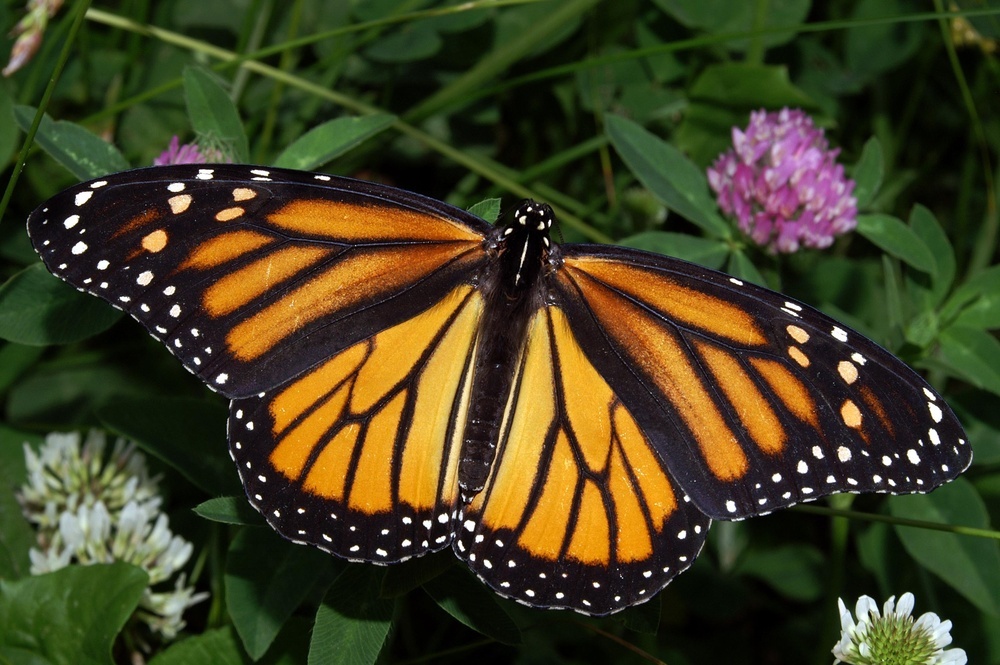
#> input picture K-Means-Clustering/images/monarch.jpg, 1000 x 665 px, shrunk from 3008 x 2000 before the run
$ python K_means_MaskedImages.py
#> lines starting #> are read from the running program, lines starting #| are printed output that depends on the picture
# -*- coding: utf-8 -*-
"""
Created on Fri Dec 28 12:06:05 2018

@author: Rafael Stekolshchik
"""

import numpy as np
import matplotlib.pyplot as plt
import cv2

#%matplotlib inline

# Read in the image
## TODO: Check out the images directory to see other images you can work with
# And select one!
image = cv2.imread('images/monarch.jpg')
#> image is the input picture: shape (665, 1000, 3); mean B, G, R 32.9, 63.4, 66.8

# Change color to RGB (from BGR)
image = cv2.cvtColor(image, cv2.COLOR_BGR2RGB)

plt.imshow(image)

# Reshape image into a 2D array of pixels and 3 color values (RGB)
pixel_vals = image.reshape((-1,3))

# Convert to float type
pixel_vals = np.float32(pixel_vals)

# define stopping criteria
# you can change the number of max iterations for faster convergence!
criteria = (cv2.TERM_CRITERIA_EPS + cv2.TERM_CRITERIA_MAX_ITER, 100, 0.2)

## TODO: Select a value for k
# then perform k-means clustering
k = 6
retval, labels, centers = cv2.kmeans(pixel_vals, k, None, criteria, 10, cv2.KMEANS_RANDOM_CENTERS)
#> retval = 577112240; centers = [[222.7, 220.1, 208.4], [224.4, 153, 39.98], [18.93, 21.52, 11.58], [155.3, 136.2, 137.8], [118, 90.41, 50.97], [49.53, 68.05, 32.42]]

# convert data into 8-bit values
centers = np.uint8(centers)
#> centers = [[222, 220, 208], [224, 152, 39], [18, 21, 11], [155, 136, 137], [117, 90, 50], [49, 68, 32]]
segmented_data = centers[labels.flatten()]

# reshape data into the original image dimensions
segmented_image = segmented_data.reshape((image.shape))
labels_reshape = labels.reshape(image.shape[0], image.shape[1])
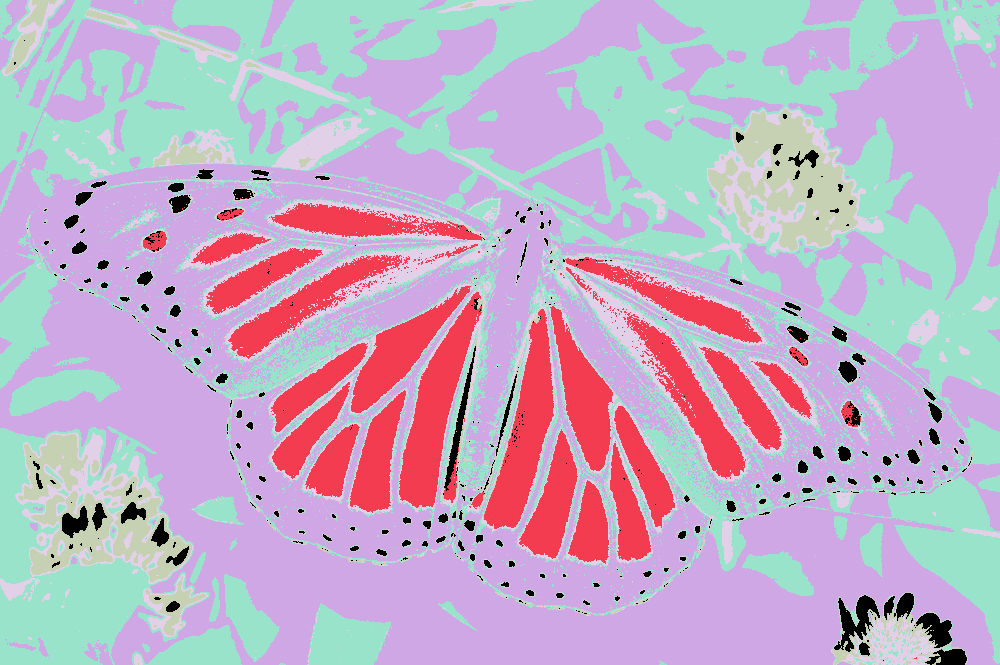
#> labels_reshape: shape (665, 1000) int32; 6 distinct labels, from 0 to 5; one colour per label, 0 black

plt.imshow(segmented_image)

## TODO: Visualize one segment, try to find which is the leaves, background, etc!
plt.imshow(labels_reshape==0, cmap='gray')

# mask an image segment by cluster

f, axes = plt.subplots(3, 3, figsize=(25,15))

masked_image_00 = np.copy(image)
masked_image_00[labels_reshape == 0] = [0, 255, 0]
#> masked_image_00: shape (665, 1000, 3); mean R, G, B 62.4, 64, 28.8
axes[0,0].set_title('Cluster 0 => Green')
axes[0,0].imshow(masked_image_00)

masked_image_01 = np.copy(image)
masked_image_01[labels_reshape == 1] = [0, 255, 0]
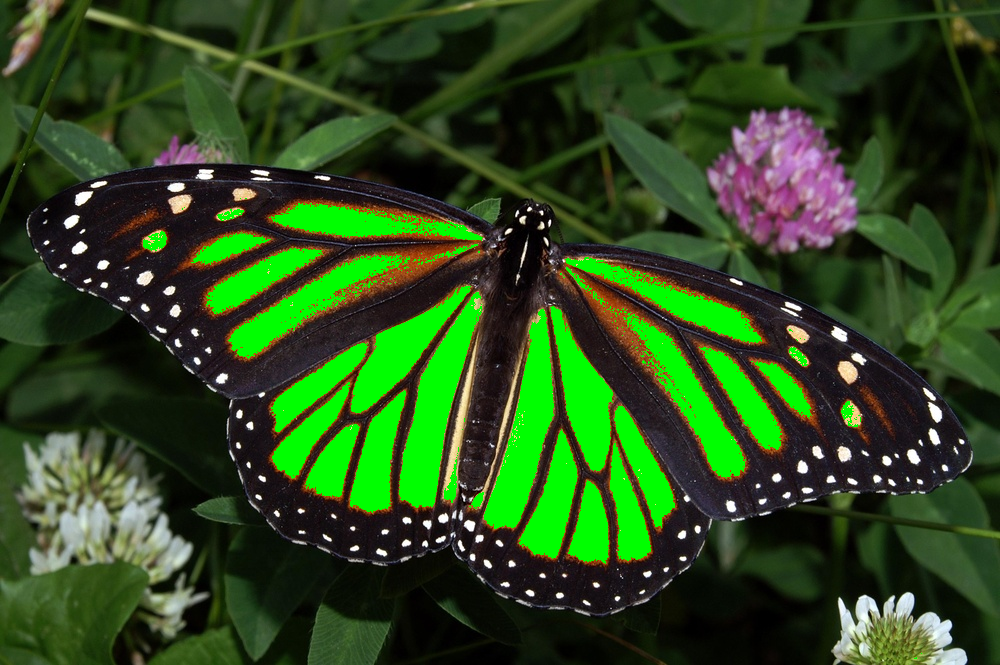
#> masked_image_01: shape (665, 1000, 3); mean R, G, B 43.2, 74.1, 28.7
axes[0,1].set_title('Cluster 1 => Green')
axes[0,1].imshow(masked_image_01)

masked_image_02 = np.copy(image)
masked_image_02[labels_reshape == 1] = [0, 255, 255]
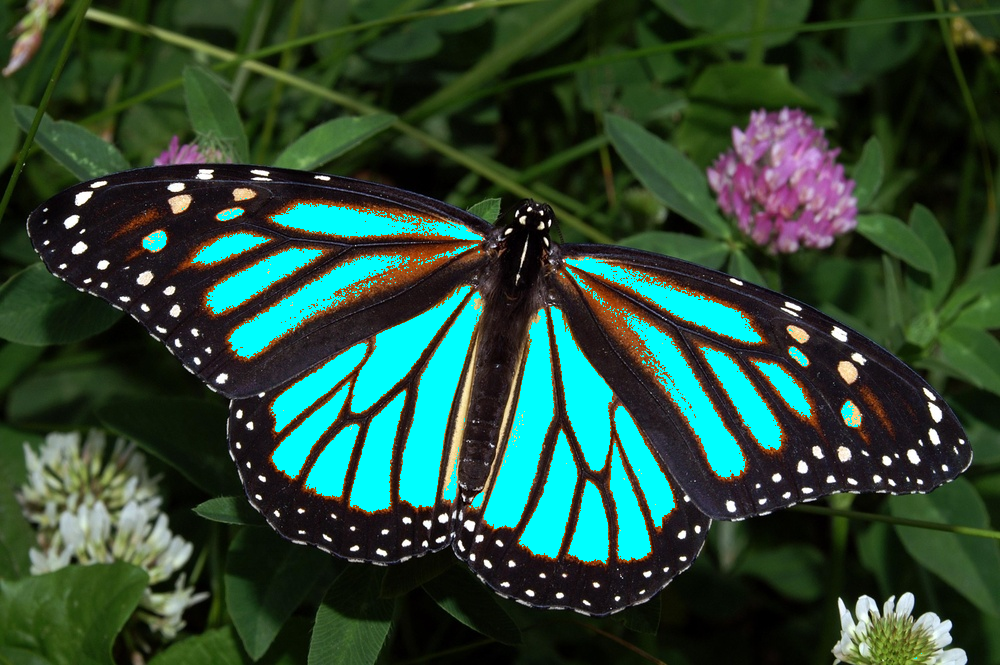
#> masked_image_02: shape (665, 1000, 3); mean R, G, B 43.2, 74.1, 55.5
axes[0,2].set_title('Cluster 1 => Cyan (Blue + Green)')
axes[0,2].imshow(masked_image_02)

masked_image_10 = np.copy(image)
masked_image_10[labels_reshape == 2] = [0, 0, 255]
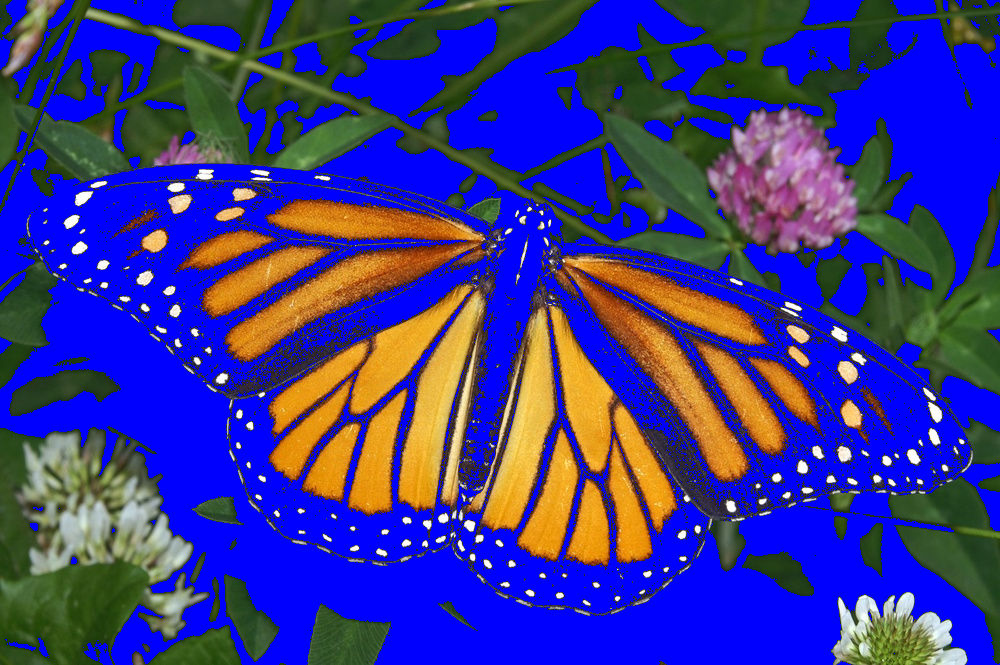
#> masked_image_10: shape (665, 1000, 3); mean R, G, B 58.2, 53.6, 142.8
axes[1,0].set_title('Cluster 2 => Blue')
axes[1,0].imshow(masked_image_10)

masked_image_11 = np.copy(image)
masked_image_11[labels_reshape == 2] = [255, 0, 255]
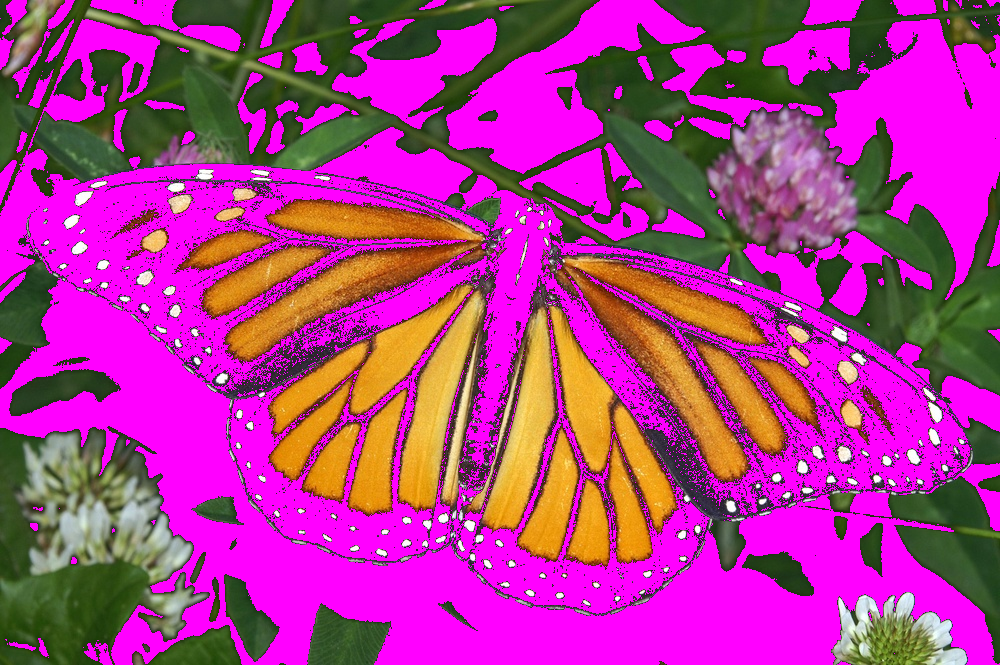
#> masked_image_11: shape (665, 1000, 3); mean R, G, B 173.3, 53.6, 142.8
axes[1,1].set_title('Cluster 2 => Magenta (Red + Blue)')
axes[1,1].imshow(masked_image_11)

masked_image_12 = np.copy(image)
masked_image_12[labels_reshape == 3] = [255, 0, 255]
#> masked_image_12: shape (665, 1000, 3); mean R, G, B 70.9, 57.8, 37.7
axes[1,2].set_title('Cluster 2 => Magenta')
axes[1,2].imshow(masked_image_12)

masked_image_20 = np.copy(image)
masked_image_20[labels_reshape == 3] = [255, 0, 0]
#> masked_image_20: shape (665, 1000, 3); mean R, G, B 70.9, 57.8, 27.3
axes[2,0].set_title('Cluster 3 => Red')
axes[2,0].imshow(masked_image_20)

masked_image_21 = np.copy(image)
masked_image_21[labels_reshape == 4] = [255, 0, 0]
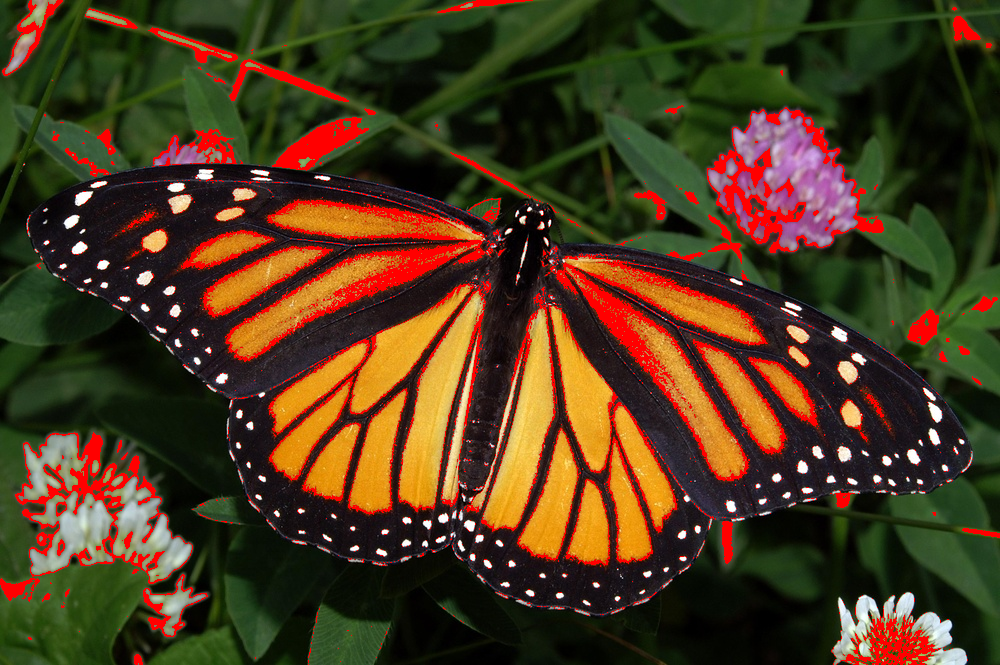
#> masked_image_21: shape (665, 1000, 3); mean R, G, B 76.7, 56.8, 29.2
axes[2,1].set_title('Cluster 4 => Red')
axes[2,1].imshow(masked_image_21)

masked_image_22 = np.copy(image)
masked_image_22[labels_reshape == 5] = [255, 255, 0]
axes[2,2].set_title('Cluster 5 => Yellow (Red + Green)')
axes[2,2].imshow(masked_image_22)
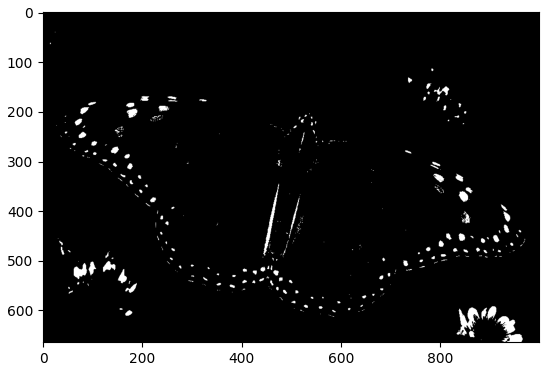
#> figure drawn by matplotlib, 1 panel

$ run again, with K-Means-Clustering/images/flamingos.jpg copied over K-Means-Clustering/images/monarch.jpg
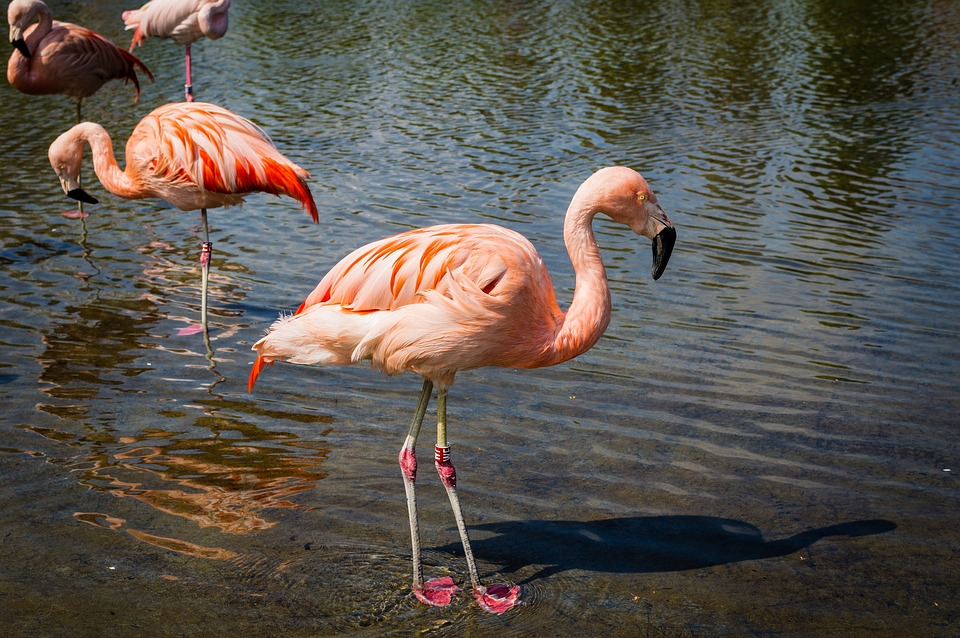
#> input picture K-Means-Clustering/images/flamingos.jpg, 960 x 638 px
#> image is the input picture: shape (638, 960, 3); mean B, G, R 77.9, 84.9, 91.1
#> `retval, labels, centers = cv2.kmeans(pixel_vals, k, None, criteria, 10..`: retval = 444236669.9; centers = [[240, 196.3, 177.7], [198.3, 114.1, 81.27], [115.8, 124.9, 130.4], [89.45, 91.53, 89.4], [69.17, 63.56, 53.34], [39.54, 35.56, 24.43]]
#> `centers = np.uint8(centers)`: centers = [[240, 196, 177], [198, 114, 81], [115, 124, 130], [89, 91, 89], [69, 63, 53], [39, 35, 24]]
#> `labels_reshape = labels.reshape(image.shape[0], image.shape[1])`:
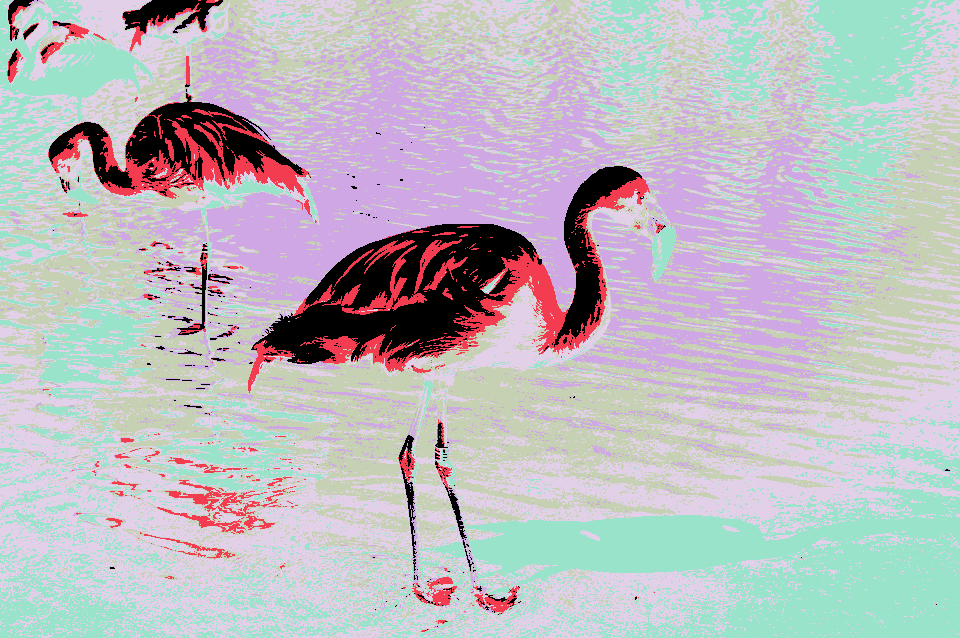
#> labels_reshape: shape (638, 960) int32; 6 distinct labels, from 0 to 5; one colour per label, 0 black
#> masked_image_00: shape (638, 960, 3); mean R, G, B 77.1, 88.4, 67.5
#> masked_image_01: shape (638, 960, 3); mean R, G, B 83.4, 90.4, 74.7
#> masked_image_02: shape (638, 960, 3); mean R, G, B 83.4, 90.4, 84.6
#> masked_image_10: shape (638, 960, 3); mean R, G, B 71.8, 64.2, 98.6
#> masked_image_11: shape (638, 960, 3); mean R, G, B 114.3, 64.2, 98.6
#> masked_image_22: shape (638, 960, 3); mean R, G, B 134.1, 128.8, 73
#> `axes[2,2].imshow(masked_image_22)`:
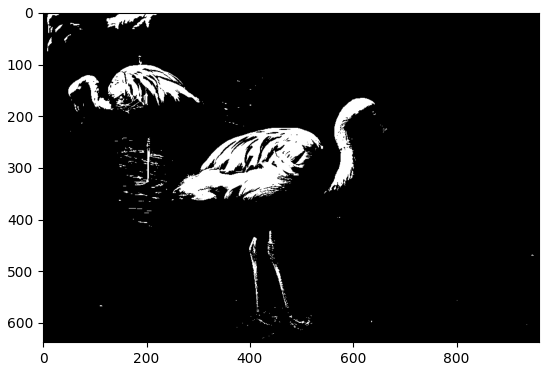
#> figure drawn by matplotlib, 1 panel
